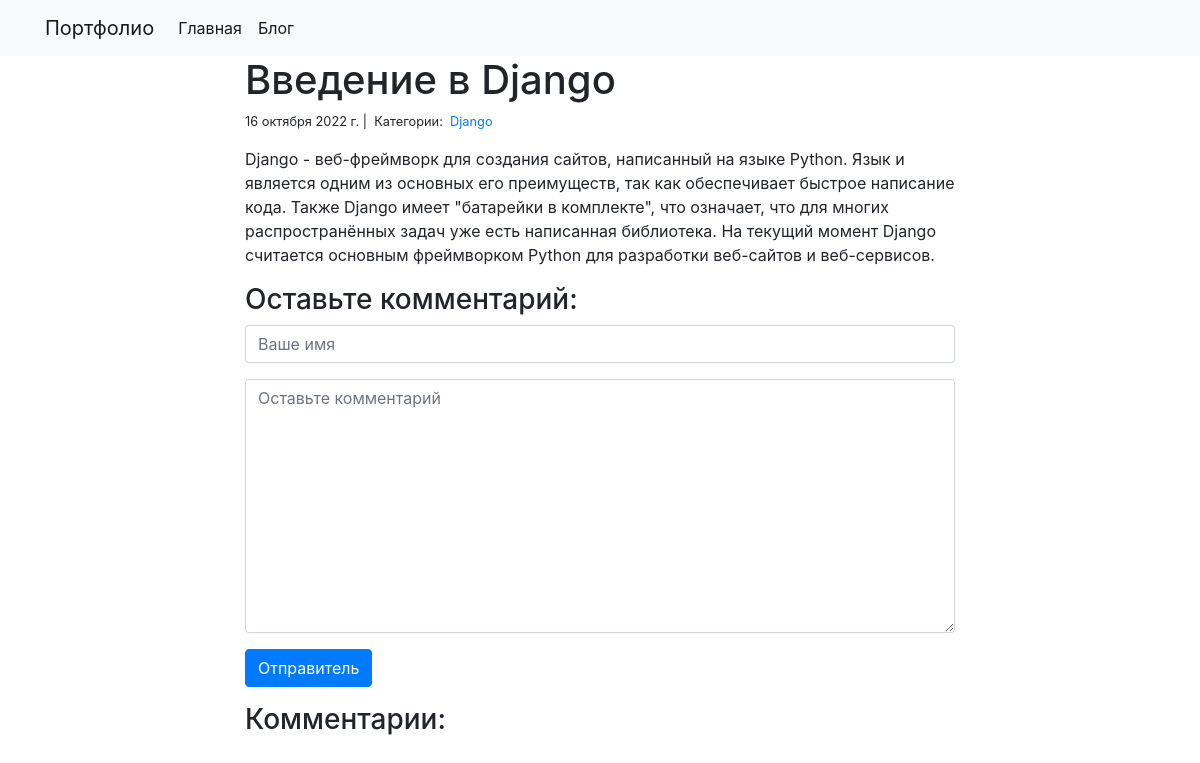
Page /blog/1/ on the committed database.
### blog/models.py (models this page shows)
class Post(models.Model):
    title = models.CharField(max_length=255)
    body = models.TextField()
    created_on = models.DateTimeField(auto_now_add=True)
    last_modified = models.DateTimeField(auto_now=True)
    categories = models.ManyToManyField('Category', related_name='posts')

class Category(models.Model):
    name = models.CharField(max_length=20)

### blog/views.py (the view, shortened to what this page needs)
# urls.py: path("<int:pk>/", views.blog_detail, name="blog_detail"),
def blog_detail(request, pk):
    post = Post.objects.get(pk=pk)
    form = CommentForm()
    comments = Comment.objects.filter(post=post)
    context = {
        "post": post,
        "comments": comments,
        "form": form
    }
    return render(request, "blog_detail.html", context)

### blog/form.py
class CommentForm(forms.Form):
    author = forms.CharField(
        max_length=60,
        widget=forms.TextInput(attrs={
            "class": "form-control",
            "placeholder": "Ваше имя"
        })
    )
    body = forms.CharField(widget=forms.Textarea(
        attrs={
            "class": "form-control",
            "placeholder": "Оставьте комментарий"
        })
    )

### blog/templates/blog_detail.html (shortened to what this page needs)
{% extends "base.html" %}
{% block page_content %}
<div class="col-md-8 offset-md-2">
    <h1>{{ post.title }}</h1>
    <small>
        {{ post.created_on.date }} |&nbsp;
        Категории:&nbsp;
        {% for category in post.categories.all %}
        <a href="{% url 'blog_category' category.name %}">
            {{ category.name }}
        </a>&nbsp;
        {% endfor %}
    </small>
    <p>{{ post.body | linebreaks }}</p>
    <h3>Оставьте комментарий:</h3>
    <form action="/blog/{{ post.pk }}/" method="post">
        <div class="form-group">
            {{ form.author }}
        </div>
        <div class="form-group">
            {{ form.body }}
        </div>
        <button type="submit" class="btn btn-primary">Отправитель</button>
    </form>
    <h3>Комментарии:</h3>
</div>
{% endblock %}

### rows in the picture
Post: title "Введение в Django", created_on "16 октября 2022 г.", body "Django - веб-фреймворк для создания сайтов, написанный на языке Python. Язык и является одним из основных его преимуществ, так как обеспечивает быстрое написание кода. Также Django имеет \"батарейки в комплекте\", что означает, что для многих распространённых задач уже есть написанная библиотека. На текущий момент Django считается основным фреймворком Python для разработки веб-сайтов и веб-сервисов."
Category: name "Django"
